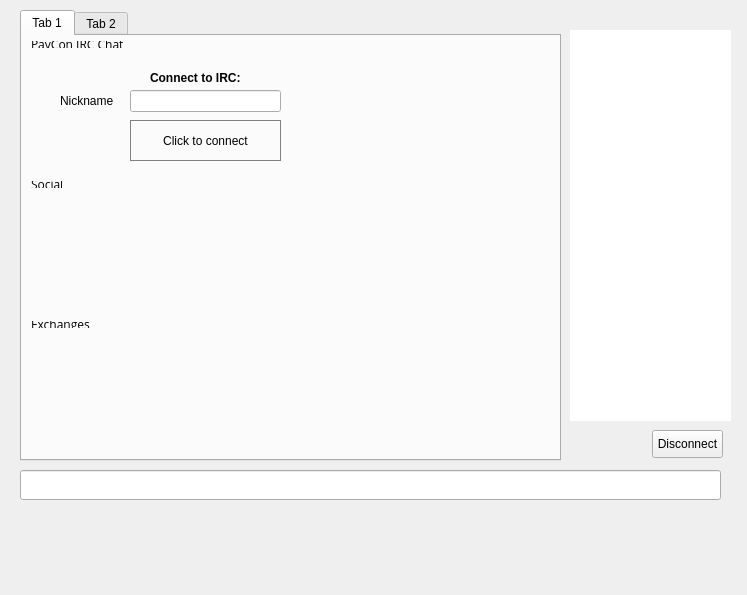
<?xml version="1.0" encoding="UTF-8"?>
<ui version="4.0">
 <class>ChatWindowClass</class>
 <widget class="QWidget" name="ChatWindowClass">
  <property name="geometry">
   <rect>
    <x>0</x>
    <y>0</y>
    <width>747</width>
    <height>595</height>
   </rect>
  </property>
  <widget class="QWidget" name="widget_2" native="true">
   <property name="geometry">
    <rect>
     <x>0</x>
     <y>0</y>
     <width>741</width>
     <height>511</height>
    </rect>
   </property>
   <widget class="QWidget" name="splitter" native="true">
    <property name="enabled">
     <bool>true</bool>
    </property>
    <property name="geometry">
     <rect>
      <x>10</x>
      <y>10</y>
      <width>721</width>
      <height>501</height>
     </rect>
    </property>
    <property name="styleSheet">
     <string notr="true"/>
    </property>
    <widget class="QTabWidget" name="tab">
     <property name="geometry">
      <rect>
       <x>10</x>
       <y>0</y>
       <width>541</width>
       <height>451</height>
      </rect>
     </property>
     <property name="styleSheet">
      <string notr="true"/>
     </property>
     <property name="tabShape">
      <enum>QTabWidget::Rounded</enum>
     </property>
     <property name="currentIndex">
      <number>0</number>
     </property>
     <property name="tabsClosable">
      <bool>false</bool>
     </property>
     <widget class="QWidget" name="widget_4">
      <attribute name="title">
       <string>Tab 1</string>
      </attribute>
     </widget>
     <widget class="QWidget" name="tab_5">
      <attribute name="title">
       <string>Tab 2</string>
      </attribute>
     </widget>
    </widget>
    <widget class="QLineEdit" name="lineEdit">
     <property name="geometry">
      <rect>
       <x>10</x>
       <y>460</y>
       <width>701</width>
       <height>30</height>
      </rect>
     </property>
     <property name="sizePolicy">
      <sizepolicy hsizetype="Fixed" vsizetype="Fixed">
       <horstretch>0</horstretch>
       <verstretch>0</verstretch>
      </sizepolicy>
     </property>
     <property name="maximumSize">
      <size>
       <width>16777215</width>
       <height>30</height>
      </size>
     </property>
    </widget>
    <widget class="QListView" name="userView">
     <property name="geometry">
      <rect>
       <x>560</x>
       <y>20</y>
       <width>161</width>
       <height>391</height>
      </rect>
     </property>
     <property name="minimumSize">
      <size>
       <width>0</width>
       <height>300</height>
      </size>
     </property>
     <property name="styleSheet">
      <string notr="true">border-radius:10px;</string>
     </property>
    </widget>
    <widget class="QPushButton" name="disconnect">
     <property name="geometry">
      <rect>
       <x>642</x>
       <y>420</y>
       <width>71</width>
       <height>28</height>
      </rect>
     </property>
     <property name="text">
      <string>Disconnect</string>
     </property>
    </widget>
   </widget>
   <widget class="QWidget" name="hide3" native="true">
    <property name="geometry">
     <rect>
      <x>10</x>
      <y>10</y>
      <width>731</width>
      <height>551</height>
     </rect>
    </property>
    <widget class="QWidget" name="layoutWidget">
     <property name="geometry">
      <rect>
       <x>10</x>
       <y>20</y>
       <width>250</width>
       <height>29</height>
      </rect>
     </property>
     <layout class="QHBoxLayout" name="hide1">
      <property name="spacing">
       <number>7</number>
      </property>
      <item>
       <widget class="QLabel" name="label_9">
        <property name="font">
         <font>
          <family>Open Sans,sans-serif</family>
         </font>
        </property>
        <property name="text">
         <string>PayCon IRC Chat</string>
        </property>
       </widget>
      </item>
      <item>
       <spacer name="horizontalSpacer_4">
        <property name="orientation">
         <enum>Qt::Horizontal</enum>
        </property>
        <property name="sizeHint" stdset="0">
         <size>
          <width>40</width>
          <height>20</height>
         </size>
        </property>
       </spacer>
      </item>
     </layout>
    </widget>
    <widget class="QLabel" name="label">
     <property name="geometry">
      <rect>
       <x>20</x>
       <y>190</y>
       <width>101</width>
       <height>101</height>
      </rect>
     </property>
     <property name="text">
      <string>&lt;html&gt;&lt;head/&gt;&lt;body&gt;&lt;p align=&quot;center&quot;&gt;&lt;a href=https://twitter.com/pay_con/ style=&quot; text-decoration: underline; color:#0000ff;&quot;&gt;&lt;img src=&quot;:/icons/twitter&quot;/&gt;&lt;/span&gt;&lt;/a&gt;&lt;/p&gt;&lt;/body&gt;&lt;/html&gt;</string>
     </property>
     <property name="margin">
      <number>5</number>
     </property>
     <property name="openExternalLinks">
      <bool>true</bool>
     </property>
    </widget>
    <widget class="QLineEdit" name="editPseudo">
     <property name="geometry">
      <rect>
       <x>120</x>
       <y>80</y>
       <width>151</width>
       <height>22</height>
      </rect>
     </property>
     <property name="text">
      <string/>
     </property>
    </widget>
    <widget class="QLabel" name="label_5">
     <property name="geometry">
      <rect>
       <x>50</x>
       <y>80</y>
       <width>71</width>
       <height>21</height>
      </rect>
     </property>
     <property name="text">
      <string>Nickname</string>
     </property>
    </widget>
    <widget class="QPushButton" name="buttonConnect">
     <property name="geometry">
      <rect>
       <x>120</x>
       <y>110</y>
       <width>151</width>
       <height>41</height>
      </rect>
     </property>
     <property name="styleSheet">
      <string notr="true">border-radius:40px;border:1px solid grey</string>
     </property>
     <property name="text">
      <string>Click to connect</string>
     </property>
    </widget>
    <widget class="QLabel" name="label_10">
     <property name="geometry">
      <rect>
       <x>140</x>
       <y>60</y>
       <width>121</width>
       <height>16</height>
      </rect>
     </property>
     <property name="text">
      <string>&lt;html&gt;&lt;head/&gt;&lt;body&gt;&lt;p&gt;&lt;span style=&quot; font-weight:600;&quot;&gt;Connect to IRC:&lt;/span&gt;&lt;/p&gt;&lt;/body&gt;&lt;/html&gt;</string>
     </property>
    </widget>
    <widget class="QLabel" name="label_7">
     <property name="geometry">
      <rect>
       <x>120</x>
       <y>190</y>
       <width>101</width>
       <height>101</height>
      </rect>
     </property>
     <property name="text">
      <string>&lt;html&gt;&lt;head/&gt;&lt;body&gt;&lt;p align=&quot;center&quot;&gt;&lt;a href=https://bitcointalk.org/index.php?topic=937480.0 style=&quot; text-decoration: underline; color:#0000ff;&quot;&gt;&lt;img src=&quot;:/icons/forums&quot;/&gt;&lt;/span&gt;&lt;/a&gt;&lt;/p&gt;&lt;/body&gt;&lt;/html&gt;</string>
     </property>
     <property name="openExternalLinks">
      <bool>true</bool>
     </property>
    </widget>
    <widget class="QWidget" name="layoutWidget_2">
     <property name="geometry">
      <rect>
       <x>10</x>
       <y>160</y>
       <width>250</width>
       <height>29</height>
      </rect>
     </property>
     <layout class="QHBoxLayout" name="hide1_2">
      <property name="spacing">
       <number>7</number>
      </property>
      <item>
       <widget class="QLabel" name="label_11">
        <property name="font">
         <font>
          <family>Open Sans,sans-serif</family>
         </font>
        </property>
        <property name="text">
         <string>Social</string>
        </property>
       </widget>
      </item>
      <item>
       <spacer name="horizontalSpacer_5">
        <property name="orientation">
         <enum>Qt::Horizontal</enum>
        </property>
        <property name="sizeHint" stdset="0">
         <size>
          <width>40</width>
          <height>20</height>
         </size>
        </property>
       </spacer>
      </item>
     </layout>
    </widget>
    <widget class="QWidget" name="layoutWidget_3">
     <property name="geometry">
      <rect>
       <x>10</x>
       <y>300</y>
       <width>250</width>
       <height>29</height>
      </rect>
     </property>
     <layout class="QHBoxLayout" name="hide1_3">
      <property name="spacing">
       <number>7</number>
      </property>
      <item>
       <widget class="QLabel" name="label_12">
        <property name="font">
         <font>
          <family>Open Sans,sans-serif</family>
         </font>
        </property>
        <property name="text">
         <string>Exchanges</string>
        </property>
       </widget>
      </item>
      <item>
       <spacer name="horizontalSpacer_6">
        <property name="orientation">
         <enum>Qt::Horizontal</enum>
        </property>
        <property name="sizeHint" stdset="0">
         <size>
          <width>40</width>
          <height>20</height>
         </size>
        </property>
       </spacer>
      </item>
     </layout>
    </widget>
    <widget class="QLabel" name="label_8">
     <property name="geometry">
      <rect>
       <x>30</x>
       <y>340</y>
       <width>161</width>
       <height>101</height>
      </rect>
     </property>
     <property name="text">
      <string>&lt;html&gt;&lt;head/&gt;&lt;body&gt;&lt;p align=&quot;center&quot;&gt;&lt;a href=&quot;http://bit.ly/1E5sSbJ&quot; style=&quot; text-decoration: underline; color:#0000ff;&quot;&gt;&lt;img src=&quot;:/icons/ccex&quot;/&gt;&lt;/span&gt;&lt;/a&gt;&lt;/p&gt;&lt;/body&gt;&lt;/html&gt;</string>
     </property>
     <property name="openExternalLinks">
      <bool>true</bool>
     </property>
    </widget>
    <widget class="QLabel" name="label_13">
     <property name="geometry">
      <rect>
       <x>200</x>
       <y>340</y>
       <width>171</width>
       <height>101</height>
      </rect>
     </property>
     <property name="text">
      <string>&lt;html&gt;&lt;head/&gt;&lt;body&gt;&lt;p align=&quot;center&quot;&gt;&lt;a href=https://www.cryptopia.co.nz/Exchange/1243 style=&quot; text-decoration: underline; color:#0000ff;&quot;&gt;&lt;img src=&quot;:/icons/cryptopia&quot;/&gt;&lt;/span&gt;&lt;/a&gt;&lt;/p&gt;&lt;/body&gt;&lt;/html&gt;</string>
     </property>
     <property name="openExternalLinks">
      <bool>true</bool>
     </property>
    </widget>
    <widget class="QLabel" name="label_14">
     <property name="geometry">
      <rect>
       <x>380</x>
       <y>340</y>
       <width>161</width>
       <height>101</height>
      </rect>
     </property>
     <property name="text">
      <string>&lt;html&gt;&lt;head/&gt;&lt;body&gt;&lt;p align=&quot;center&quot;&gt;&lt;a href=https://yobit.net/en/trade/CON/BTC style=&quot; text-decoration: underline; color:#0000ff;&quot;&gt;&lt;img src=&quot;:/icons/yobit&quot;/&gt;&lt;/span&gt;&lt;/a&gt;&lt;/p&gt;&lt;/body&gt;&lt;/html&gt;</string>
     </property>
     <property name="openExternalLinks">
      <bool>true</bool>
     </property>
    </widget>
    <widget class="QLabel" name="label_4">
     <property name="geometry">
      <rect>
       <x>220</x>
       <y>190</y>
       <width>101</width>
       <height>101</height>
      </rect>
     </property>
     <property name="text">
      <string>&lt;html&gt;&lt;head/&gt;&lt;body&gt;&lt;p align=&quot;center&quot;&gt;&lt;a href=http://slackin.conslackin.tk style=&quot; text-decoration: underline; color:#0000ff;&quot;&gt;&lt;img src=&quot;:/icons/slack&quot;/&gt;&lt;/span&gt;&lt;/a&gt;&lt;/p&gt;&lt;/body&gt;&lt;/html&gt;</string>
     </property>
     <property name="openExternalLinks">
      <bool>true</bool>
     </property>
    </widget>
    <widget class="QLabel" name="label_3">
     <property name="geometry">
      <rect>
       <x>320</x>
       <y>190</y>
       <width>101</width>
       <height>101</height>
      </rect>
     </property>
     <property name="text">
      <string>&lt;html&gt;&lt;head/&gt;&lt;body&gt;&lt;p align=&quot;center&quot;&gt;&lt;a href=https://join.skype.com/zdTvbG7zr2vg style=&quot; text-decoration: underline; color:#0000ff;&quot;&gt;&lt;img src=&quot;:/icons/skype&quot;/&gt;&lt;/span&gt;&lt;/a&gt;&lt;/p&gt;&lt;/body&gt;&lt;/html&gt;</string>
     </property>
     <property name="openExternalLinks">
      <bool>true</bool>
     </property>
    </widget>
   </widget>
  </widget>
  <action name="actionQuit">
   <property name="text">
    <string>Quitter</string>
   </property>
   <property name="shortcut">
    <string>Ctrl+Q</string>
   </property>
  </action>
  <action name="actionCloseTab">
   <property name="text">
    <string>Fermer l'onglet</string>
   </property>
  </action>
 </widget>
 <layoutdefault spacing="6" margin="11"/>
 <resources/>
 <connections/>
</ui>
